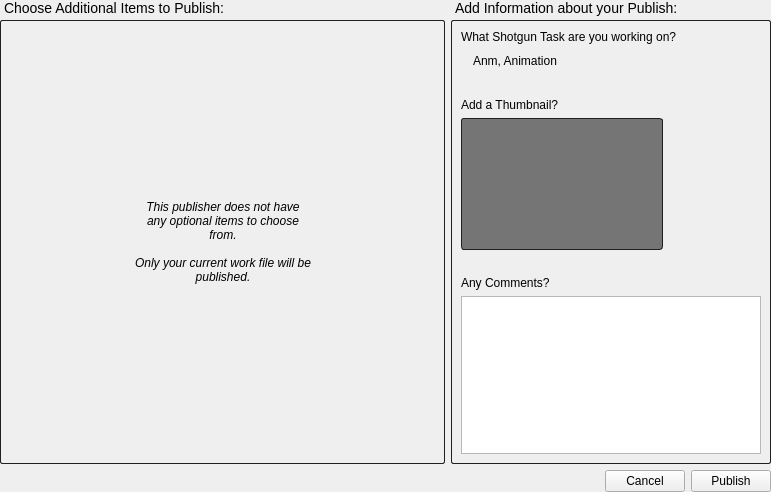
<?xml version="1.0" encoding="UTF-8"?>
<ui version="4.0">
 <class>PublishDetailsForm</class>
 <widget class="QWidget" name="PublishDetailsForm">
  <property name="geometry">
   <rect>
    <x>0</x>
    <y>0</y>
    <width>771</width>
    <height>492</height>
   </rect>
  </property>
  <property name="sizePolicy">
   <sizepolicy hsizetype="Preferred" vsizetype="Preferred">
    <horstretch>0</horstretch>
    <verstretch>0</verstretch>
   </sizepolicy>
  </property>
  <property name="windowTitle">
   <string>Form</string>
  </property>
  <layout class="QVBoxLayout" name="verticalLayout" stretch="1,0">
   <property name="margin">
    <number>0</number>
   </property>
   <item>
    <layout class="QHBoxLayout" name="horizontalLayout" stretch="1,0">
     <item>
      <layout class="QVBoxLayout" name="verticalLayout_7" stretch="0,0">
       <property name="spacing">
        <number>4</number>
       </property>
       <item>
        <widget class="QLabel" name="items_title_label">
         <property name="styleSheet">
          <string notr="true">#items_title_label {
font-size: 14px
}</string>
         </property>
         <property name="text">
          <string>Choose Additional Items to Publish:</string>
         </property>
         <property name="indent">
          <number>4</number>
         </property>
        </widget>
       </item>
       <item>
        <widget class="QStackedWidget" name="publishes_stacked_widget">
         <property name="styleSheet">
          <string notr="true"/>
         </property>
         <property name="currentIndex">
          <number>1</number>
         </property>
         <widget class="QWidget" name="publishes_page">
          <layout class="QHBoxLayout" name="horizontalLayout_7">
           <property name="spacing">
            <number>0</number>
           </property>
           <property name="margin">
            <number>0</number>
           </property>
           <item>
            <widget class="QScrollArea" name="task_scroll">
             <property name="styleSheet">
              <string notr="true">#task_scroll {
border-style: solid;
border-width: 1px;
border-radius: 2px;
border-color: rgb(32,32,32);
}</string>
             </property>
             <property name="widgetResizable">
              <bool>true</bool>
             </property>
             <widget class="QWidget" name="contents">
              <property name="geometry">
               <rect>
                <x>0</x>
                <y>0</y>
                <width>98</width>
                <height>28</height>
               </rect>
              </property>
             </widget>
            </widget>
           </item>
          </layout>
         </widget>
         <widget class="QWidget" name="no_publishes_page">
          <property name="styleSheet">
           <string notr="true"/>
          </property>
          <layout class="QVBoxLayout" name="verticalLayout_2" stretch="0">
           <property name="spacing">
            <number>0</number>
           </property>
           <property name="margin">
            <number>0</number>
           </property>
           <item>
            <widget class="QFrame" name="no_publishes_frame">
             <property name="styleSheet">
              <string notr="true">#no_publishes_frame {
border-style: solid;
border-width: 1px;
border-radius: 2px;
border-color: rgb(32,32,32);
}</string>
             </property>
             <property name="frameShape">
              <enum>QFrame::StyledPanel</enum>
             </property>
             <property name="frameShadow">
              <enum>QFrame::Raised</enum>
             </property>
             <layout class="QVBoxLayout" name="verticalLayout_3">
              <property name="spacing">
               <number>0</number>
              </property>
              <property name="margin">
               <number>0</number>
              </property>
              <item>
               <spacer name="verticalSpacer">
                <property name="orientation">
                 <enum>Qt::Vertical</enum>
                </property>
                <property name="sizeHint" stdset="0">
                 <size>
                  <width>0</width>
                  <height>88</height>
                 </size>
                </property>
               </spacer>
              </item>
              <item>
               <layout class="QHBoxLayout" name="horizontalLayout_9" stretch="0,0,0">
                <item>
                 <spacer name="horizontalSpacer_6">
                  <property name="orientation">
                   <enum>Qt::Horizontal</enum>
                  </property>
                  <property name="sizeHint" stdset="0">
                   <size>
                    <width>0</width>
                    <height>20</height>
                   </size>
                  </property>
                 </spacer>
                </item>
                <item>
                 <widget class="QLabel" name="label_3">
                  <property name="text">
                   <string>&lt;i&gt;This publisher does not have any optional items to choose from.&lt;br&gt;&lt;br&gt;Only your current work file will be published.&lt;/i&gt;</string>
                  </property>
                  <property name="alignment">
                   <set>Qt::AlignCenter</set>
                  </property>
                  <property name="wordWrap">
                   <bool>true</bool>
                  </property>
                 </widget>
                </item>
                <item>
                 <spacer name="horizontalSpacer_7">
                  <property name="orientation">
                   <enum>Qt::Horizontal</enum>
                  </property>
                  <property name="sizeType">
                   <enum>QSizePolicy::Expanding</enum>
                  </property>
                  <property name="sizeHint" stdset="0">
                   <size>
                    <width>0</width>
                    <height>20</height>
                   </size>
                  </property>
                 </spacer>
                </item>
               </layout>
              </item>
              <item>
               <spacer name="verticalSpacer_2">
                <property name="orientation">
                 <enum>Qt::Vertical</enum>
                </property>
                <property name="sizeHint" stdset="0">
                 <size>
                  <width>0</width>
                  <height>88</height>
                 </size>
                </property>
               </spacer>
              </item>
             </layout>
            </widget>
           </item>
          </layout>
         </widget>
        </widget>
       </item>
      </layout>
     </item>
     <item>
      <layout class="QVBoxLayout" name="verticalLayout_5" stretch="0,1">
       <property name="spacing">
        <number>4</number>
       </property>
       <item>
        <widget class="QLabel" name="info_title_label">
         <property name="styleSheet">
          <string notr="true">#info_title_label {
font-size: 14px
}</string>
         </property>
         <property name="text">
          <string>Add Information about your Publish:</string>
         </property>
         <property name="indent">
          <number>4</number>
         </property>
        </widget>
       </item>
       <item>
        <widget class="QFrame" name="info_frame">
         <property name="styleSheet">
          <string notr="true">#info_frame {
border-style: solid;
border-width: 1px;
border-radius: 2px;
border-color: rgb(32,32,32);
}</string>
         </property>
         <property name="frameShape">
          <enum>QFrame::StyledPanel</enum>
         </property>
         <property name="frameShadow">
          <enum>QFrame::Raised</enum>
         </property>
         <layout class="QVBoxLayout" name="verticalLayout_6" stretch="0,0,0,0,0,0,0,1">
          <item>
           <widget class="QLabel" name="task_header_label">
            <property name="styleSheet">
             <string notr="true">QLabel {
font-size: 12px;
}</string>
            </property>
            <property name="text">
             <string>What Shotgun Task are you working on?</string>
            </property>
           </widget>
          </item>
          <item>
           <widget class="QStackedWidget" name="sg_task_stacked_widget">
            <property name="currentIndex">
             <number>1</number>
            </property>
            <widget class="QWidget" name="sg_task_menu_page">
             <layout class="QHBoxLayout" name="horizontalLayout_4">
              <property name="spacing">
               <number>0</number>
              </property>
              <property name="margin">
               <number>0</number>
              </property>
              <item>
               <widget class="QComboBox" name="sg_task_combo"/>
              </item>
             </layout>
            </widget>
            <widget class="QWidget" name="sg_task_label_page">
             <layout class="QHBoxLayout" name="horizontalLayout_5">
              <property name="spacing">
               <number>0</number>
              </property>
              <property name="margin">
               <number>0</number>
              </property>
              <item>
               <widget class="QLabel" name="sg_task_label">
                <property name="text">
                 <string>Anm, Animation</string>
                </property>
                <property name="indent">
                 <number>12</number>
                </property>
               </widget>
              </item>
             </layout>
            </widget>
           </widget>
          </item>
          <item>
           <spacer name="verticalSpacer_3">
            <property name="orientation">
             <enum>Qt::Vertical</enum>
            </property>
            <property name="sizeType">
             <enum>QSizePolicy::Fixed</enum>
            </property>
            <property name="sizeHint" stdset="0">
             <size>
              <width>20</width>
              <height>20</height>
             </size>
            </property>
           </spacer>
          </item>
          <item>
           <widget class="QLabel" name="label_7">
            <property name="styleSheet">
             <string notr="true">QLabel {
font-size: 12px;
}</string>
            </property>
            <property name="text">
             <string>Add a Thumbnail?</string>
            </property>
           </widget>
          </item>
          <item>
           <layout class="QHBoxLayout" name="horizontalLayout_6">
            <property name="spacing">
             <number>0</number>
            </property>
            <item>
             <widget class="QFrame" name="thumbnail_frame">
              <property name="styleSheet">
               <string notr="true">#thumbnail_frame {
border-style: solid;
border-color: rgb(32,32,32);
border-width: 1px;
border-radius: 3px;
background: rgb(117,117,117);
}</string>
              </property>
              <property name="frameShape">
               <enum>QFrame::StyledPanel</enum>
              </property>
              <property name="frameShadow">
               <enum>QFrame::Raised</enum>
              </property>
              <layout class="QHBoxLayout" name="horizontalLayout_3">
               <property name="margin">
                <number>0</number>
               </property>
               <item>
                <widget class="ThumbnailWidget" name="thumbnail_widget" native="true">
                 <property name="minimumSize">
                  <size>
                   <width>200</width>
                   <height>130</height>
                  </size>
                 </property>
                 <property name="maximumSize">
                  <size>
                   <width>200</width>
                   <height>130</height>
                  </size>
                 </property>
                 <property name="styleSheet">
                  <string notr="true"/>
                 </property>
                </widget>
               </item>
              </layout>
             </widget>
            </item>
            <item>
             <spacer name="horizontalSpacer_4">
              <property name="orientation">
               <enum>Qt::Horizontal</enum>
              </property>
              <property name="sizeHint" stdset="0">
               <size>
                <width>0</width>
                <height>20</height>
               </size>
              </property>
             </spacer>
            </item>
           </layout>
          </item>
          <item>
           <spacer name="verticalSpacer_4">
            <property name="orientation">
             <enum>Qt::Vertical</enum>
            </property>
            <property name="sizeType">
             <enum>QSizePolicy::Fixed</enum>
            </property>
            <property name="sizeHint" stdset="0">
             <size>
              <width>20</width>
              <height>20</height>
             </size>
            </property>
           </spacer>
          </item>
          <item>
           <widget class="QLabel" name="label_8">
            <property name="styleSheet">
             <string notr="true">QLabel {
font-size: 12px;
}</string>
            </property>
            <property name="text">
             <string>Any Comments?</string>
            </property>
           </widget>
          </item>
          <item>
           <widget class="QTextEdit" name="comments_edit">
            <property name="minimumSize">
             <size>
              <width>300</width>
              <height>0</height>
             </size>
            </property>
           </widget>
          </item>
         </layout>
        </widget>
       </item>
      </layout>
     </item>
    </layout>
   </item>
   <item>
    <layout class="QHBoxLayout" name="horizontalLayout_2">
     <item>
      <spacer name="horizontalSpacer_5">
       <property name="orientation">
        <enum>Qt::Horizontal</enum>
       </property>
       <property name="sizeHint" stdset="0">
        <size>
         <width>40</width>
         <height>20</height>
        </size>
       </property>
      </spacer>
     </item>
     <item>
      <widget class="QPushButton" name="cancel_btn">
       <property name="minimumSize">
        <size>
         <width>80</width>
         <height>0</height>
        </size>
       </property>
       <property name="text">
        <string>Cancel</string>
       </property>
      </widget>
     </item>
     <item>
      <widget class="QPushButton" name="publish_btn">
       <property name="minimumSize">
        <size>
         <width>80</width>
         <height>0</height>
        </size>
       </property>
       <property name="text">
        <string>Publish</string>
       </property>
      </widget>
     </item>
    </layout>
   </item>
  </layout>
 </widget>
 <customwidgets>
  <customwidget>
   <class>ThumbnailWidget</class>
   <extends>QWidget</extends>
   <header>..publish_details_form</header>
   <container>1</container>
  </customwidget>
 </customwidgets>
 <resources>
  <include location="resources.qrc"/>
 </resources>
 <connections/>
</ui>
